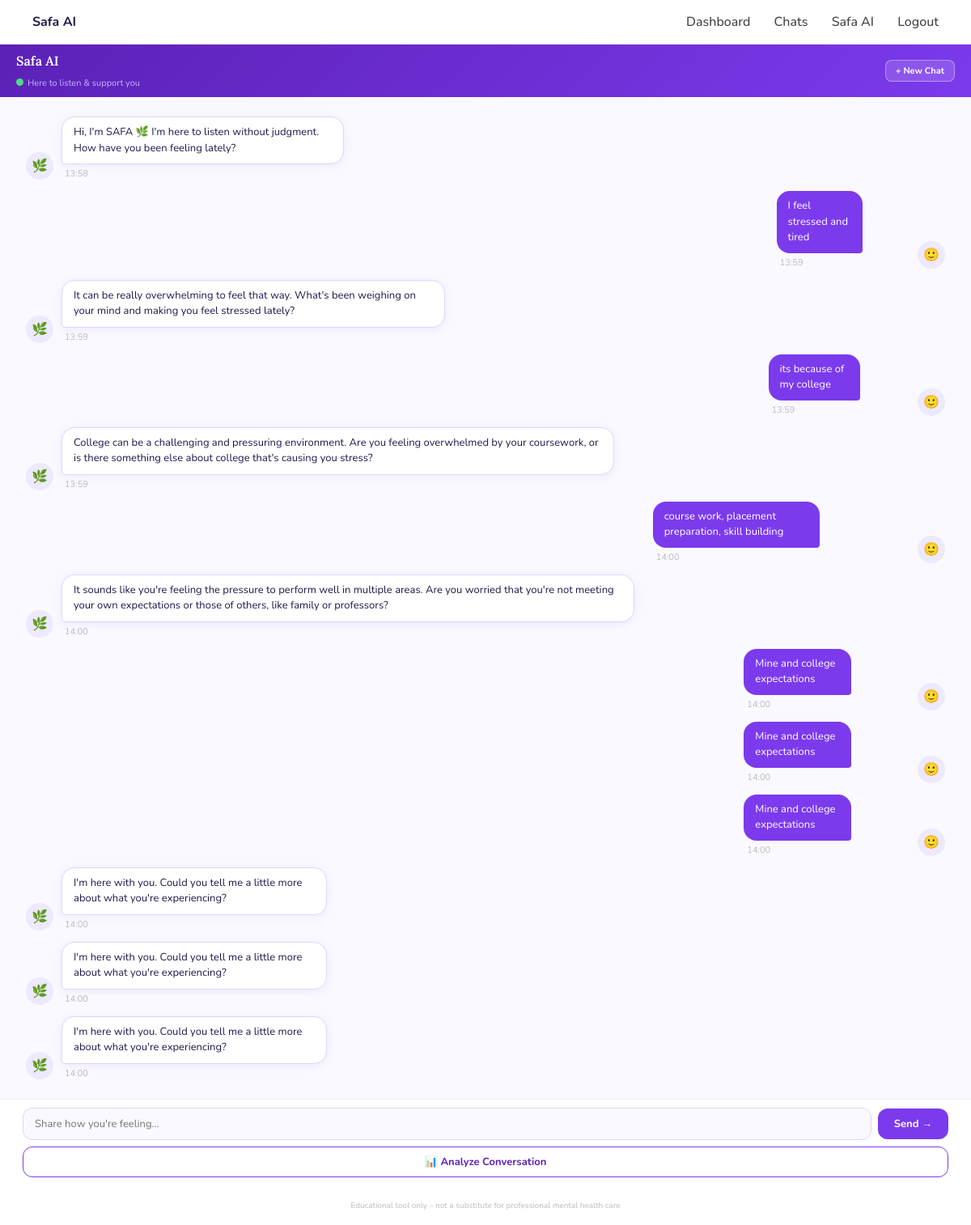
/safa_ai (signed in), run on the app's committed database.
### tables this page shows
CREATE TABLE ai_chat (
    id INTEGER PRIMARY KEY AUTOINCREMENT,
    user_id INTEGER,
    contact_name TEXT,
    sender TEXT,
    message TEXT,
    timestamp DATETIME DEFAULT CURRENT_TIMESTAMP
);

### app.py (the view, shortened to what this page needs)
@app.route("/safa_ai", methods=["GET", "POST"])
def safa_ai():
    if "user_id" not in session:
        return redirect(url_for("login"))
    import sqlite3
    from datetime import datetime
    import pytz
    conn = sqlite3.connect("database.db")
    cursor = conn.cursor()
    ist      = pytz.timezone("Asia/Kolkata")
    user_id  = session["user_id"]
    cursor.execute("""
        SELECT COUNT(*) FROM ai_chat
        WHERE user_id=? AND contact_name='SAFA'
    """, (user_id,))
    count = cursor.fetchone()[0]
    cursor.execute("""
        SELECT sender, message, timestamp
        FROM ai_chat
        WHERE user_id=? AND contact_name='SAFA'
        ORDER BY timestamp ASC
    """, (user_id,))
    chats = cursor.fetchall()
    conn.close()
    return render_template("safa_ai.html", chats=chats)

### templates/safa_ai.html (shortened to what this page needs)
{% extends "base.html" %}
{% block content %}
<div class="safa-wrapper">
  <div class="card">
    <div class="card-header">
      <div class="header-info">
        <h1>Safa AI</h1>
        <p><span class="online-dot"></span>Here to listen &amp; support you</p>
      </div>
      <a href="/safa_ai/new" class="new-chat-btn">+ New Chat</a>
    </div>
    <div class="chat-box" id="chatBox">
      {% for sender, message, timestamp in chats %}
        <div class="msg-row {{ sender }}">
          <div class="avatar">{{ "🌿" if sender == "ai" else "🙂" }}</div>
          <div>
            <div class="msg {{ sender }}">{{ message }}</div>
            <div class="msg-time">{{ timestamp[11:16] if timestamp and timestamp|length > 15 else "" }}</div>
          </div>
        </div>
      {% endfor %}
    </div>
    <div class="bottom-area">
      <form action="/safa_ai" method="POST">
        <div class="input-area">
          <input type="text" name="message" placeholder="Share how you're feeling..." autocomplete="off" required>
          <button class="send-btn" type="submit">Send →</button>
        </div>
      </form>
      <form action="/analyze_conversation" method="POST">
        <button class="analyze-btn" type="submit">📊 Analyze Conversation</button>
      </form>
      <div class="footer">Educational tool only – not a substitute for professional mental health care</div>
    </div>
  </div>
</div>
{% endblock %}

### static/style.css (style rules this page uses)
:root { --violet:#7c3aed; --violet-light:#ede9fe; --bg:#f7f5ff; --text:#2c2c2c; }
body { margin:0; font-family:Segoe UI, Arial, sans-serif; background:#ffffff; color:var(--text); }
h1 { margin-bottom:10px; color:var(--violet); font-weight:600; }
.footer { margin-top:20px; font-size:12px; color:#888; text-align:center; }

### templates/safa_ai.html (style rules this page uses)
:root { --violet: #7c3aed; --violet-light: #ede9fe; --violet-dark: #5b21b6; --bg: #f7f5ff; --text: #1e1b4b; --border: #ddd6fe; }
* { box-sizing: border-box; margin: 0; padding: 0; }
body { font-family: 'Nunito', sans-serif; overflow: hidden; }
.safa-wrapper { display: flex; flex-direction: column; height: calc(100vh - 60px); background: var(--bg); }
.card { flex: 1; display: flex; flex-direction: column; background: white; overflow: hidden; }
.card-header { background: linear-gradient(135deg, var(--violet-dark), var(--violet)); padding: 10px 20px; display: flex; align-items: center; justify-content: space-between; flex-shrink: 0; }
.header-info h1 { font-family: 'Lora', serif; color: white; font-size: 16px; }
.header-info p { color: #c4b5fd; font-size: 11px; margin-top: 1px; }
.online-dot { width: 9px; height: 9px; background: #4ade80; border-radius: 50%; display: inline-block; margin-right: 5px; animation: pulse 2s infinite; }
.new-chat-btn { background: rgba(255,255,255,0.15); border: 1.5px solid rgba(255,255,255,0.4); color: white; padding: 5px 12px; border-radius: 8px; cursor: pointer; font-family: 'Nunito', sans-serif; font-size: 11px; font-weight: 700; text-decoration: none; transition: background 0.2s; }
.chat-box { flex: 1; overflow-y: auto; padding: 24px 32px; background: #faf9ff; display: flex; flex-direction: column; gap: 14px; }
.msg-row { display: flex; align-items: flex-end; gap: 10px; width: 100%; min-width: 0; }
.msg-row.user { flex-direction: row-reverse; }
.avatar { width: 34px; height: 34px; border-radius: 50%; display: flex; align-items: center; justify-content: center; font-size: 16px; flex-shrink: 0; background: var(--violet-light); }
.msg { padding: 9px 14px; border-radius: 16px; max-width: 65%; min-width: 60px; font-size: 13px; line-height: 1.5; word-break: break-word; overflow-wrap: break-word; white-space: normal; }
.msg.user { background: var(--violet); color: white; border-bottom-right-radius: 4px; }
.msg.ai { background: white; color: var(--text); border-bottom-left-radius: 4px; box-shadow: 0 2px 12px rgba(124,58,237,0.09); border: 1px solid var(--border); }
.msg-time { font-size: 11px; color: #bbb; margin-top: 4px; padding: 0 4px; }
.bottom-area { flex-shrink: 0; background: white; border-top: 1px solid #f0eeff; padding: 10px 28px 12px; display: flex; flex-direction: column; gap: 8px; }
.input-area { display: flex; gap: 8px; align-items: center; }
.input-area input[type="text"] { flex: 1; padding: 10px 14px; border-radius: 12px; border: 1.5px solid var(--border); outline: none; font-family: 'Nunito', sans-serif; font-size: 13px; color: var(--text); background: #faf9ff; transition: border-color 0.2s, box-shadow 0.2s; }
.send-btn { padding: 10px 20px; border: none; background: var(--violet); color: white; border-radius: 12px; cursor: pointer; font-family: 'Nunito', sans-serif; font-weight: 700; font-size: 13px; transition: background 0.2s, transform 0.1s; white-space: nowrap; }
.analyze-btn { width: 100%; padding: 9px; border: 1.5px solid var(--violet); background: white; color: var(--violet-dark); border-radius: 12px; cursor: pointer; font-family: 'Nunito', sans-serif; font-weight: 700; font-size: 13px; transition: all 0.2s; }
.footer { font-size: 10px; color: #bbb; text-align: center; }

### data on the page
ai_chat: sender "🌿", message "Hi, I'm SAFA 🌿 I'm here to listen without judgment. How have you been feeling lately?", timestamp "13:58"
ai_chat: sender "🙂", message "I feel stressed and tired", timestamp "13:59"
ai_chat: sender "🌿", message "It can be really overwhelming to feel that way. What's been weighing on your mind and making you feel stressed lately?", timestamp "13:59"
ai_chat: sender "🙂", message "its because of my college", timestamp "13:59"
ai_chat: sender "🌿", message "College can be a challenging and pressuring environment. Are you feeling overwhelmed by your coursework, or is there something else about college that's causing you stress?", timestamp "13:59"
ai_chat: sender "🙂", message "course work, placement preparation, skill building", timestamp "14:00"
ai_chat: sender "🌿", message "It sounds like you're feeling the pressure to perform well in multiple areas. Are you worried that you're not meeting your own expectations or those of others, like family or professors?", timestamp "14:00"
ai_chat: sender "🙂", message "Mine and college expectations", timestamp "14:00"
ai_chat: sender "🙂", message "Mine and college expectations", timestamp "14:00"
ai_chat: sender "🙂", message "Mine and college expectations", timestamp "14:00"
ai_chat: sender "🌿", message "I'm here with you. Could you tell me a little more about what you're experiencing?", timestamp "14:00"
ai_chat: sender "🌿", message "I'm here with you. Could you tell me a little more about what you're experiencing?", timestamp "14:00"
ai_chat: sender "🌿", message "I'm here with you. Could you tell me a little more about what you're experiencing?", timestamp "14:00"
